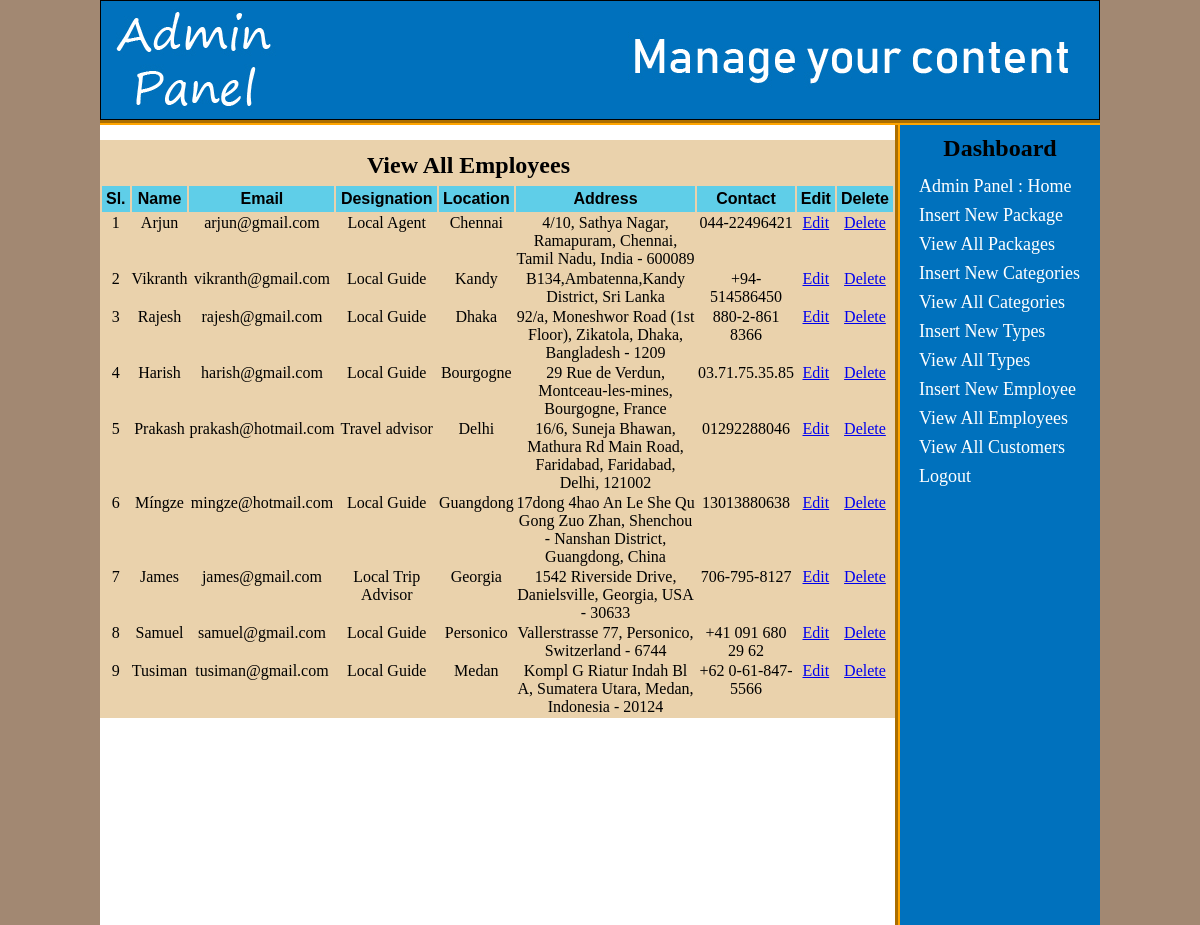
Screenshot of /admin_area/index.php?view_employees (signed in) with the database file from the repository.
### tables this page shows
CREATE TABLE `employees` (
  `emp_id` int(100) NOT NULL,
  `emp_name` varchar(100) NOT NULL,
  `emp_email` varchar(100) NOT NULL,
  `emp_designation` varchar(100) NOT NULL,
  `emp_location` varchar(100) NOT NULL,
  `emp_address` varchar(255) NOT NULL,
  `emp_contact` varchar(20) NOT NULL
);

### admin_area/view_employees.php (the view, shortened to what this page needs)
<?php
if (!isset($_SESSION['user_email'])) {
    echo "<script>window.open('login.php?not_admin=You are not an Admin!','_self')</script>";
} else {
    ?>
    <!DOCTYPE html>
    <html lang="en">
    <head>
    </head>
    <body>
        <table width="795" align="center" bgcolor="#EAD2AC">
            <tr align="center">
                <td colspan="8"><h2 style="font-family: Cambria; margin-top: 10px; margin-bottom: 5px;">View All
                                                                                                        Employees</h2>
                </td>
            </tr>
            <tr align="center" bgcolor="#5FCEE8">
                <th id="thfix">Sl.</th>
                <th id="thfix">Name</th>
                <th id="thfix">Email</th>
                <th id="thfix">Designation</th>
                <th id="thfix">Location</th>
                <th id="thfix">Address</th>
                <th id="thfix">Contact</th>
                <th id="thfix">Edit</th>
                <th id="thfix">Delete</th>
            </tr>
            <?php
            include("includes/db.php");
            $get_c = "select * from employees";
            $run_c = mysqli_query($con, $get_c);
            $i = 0;
            while ($row_c = mysqli_fetch_array($run_c)) {
                $e_id = $row_c['emp_id'];
                $e_name = $row_c['emp_name'];
                $e_email = $row_c['emp_email'];
                $e_designation = $row_c['emp_designation'];
                $e_location = $row_c['emp_location'];
                $e_address = $row_c['emp_address'];
                $e_contact = $row_c['emp_contact'];
                $i++;
                ?>
                <tr align="center">
                    <td><?php echo $i; ?></td>
                    <td><?php echo $e_name; ?></td>
                    <td><?php echo $e_email; ?></td>
                    <td><?php echo $e_designation; ?></td>
                    <td><?php echo $e_location; ?></td>
                    <td><?php echo $e_address; ?></td>
                    <td><?php echo $e_contact; ?></td>
                    <td><a href="index.php?edit_emp=<?php echo $e_id; ?>">Edit</a></td>
                    <td><a href="delete_e.php?delete_e=<?php echo $e_id; ?>">Delete</a></td>
                </tr>
                <?php
            }
            ?>
        </table>
    </body>
    </html>
    <?php
}
?>

### admin_area/styles/style.css (style rules this page uses)
html, body, div, span, applet, object, iframe, h1, h2, h3, h4, h5, h6, p, blockquote, pre, a, abbr, acronym, address, big, cite, code, del, dfn, em, img, ins, kbd, q, s, samp, small, strike, strong, sub, sup, tt, var, b, u, i, center, dl, dt, dd, ol, ul, li, fieldset, form, label, legend, table, caption, tbody, tfoot, thead, tr, th, td, article, aside, canvas, details, embed, figure, figcaption, footer, header, hgroup, menu, nav, output, ruby, section, summary, time, mark, audio, video { margin: 0; padding: 0; border: 0; vertical-align: baseline; }
body { background: #A28872; }

### admin_area/view_employees.php (style rules this page uses)
#thfix { font-family: sans-serif; padding: 4px; }

### rows the page displays
employees: emp_name "Arjun", emp_email "arjun@gmail.com", emp_designation "Local Agent", emp_location "Chennai", emp_address "4/10, Sathya Nagar, Ramapuram, Chennai, Tamil Nadu, India - 600089", emp_contact "044-22496421"
employees: emp_name "Vikranth", emp_email "vikranth@gmail.com", emp_designation "Local Guide", emp_location "Kandy", emp_address "B134,Ambatenna,Kandy District, Sri Lanka", emp_contact "+94-514586450"
employees: emp_name "Rajesh", emp_email "rajesh@gmail.com", emp_designation "Local Guide", emp_location "Dhaka", emp_address "92/a, Moneshwor Road (1st Floor), Zikatola, Dhaka, Bangladesh - 1209", emp_contact "880-2-861 8366"
employees: emp_name "Harish", emp_email "harish@gmail.com", emp_designation "Local Guide", emp_location "Bourgogne", emp_address "29 Rue de Verdun, Montceau-les-mines, Bourgogne, France", emp_contact "03.71.75.35.85"
employees: emp_name "Prakash", emp_email "prakash@hotmail.com", emp_designation "Travel advisor", emp_location "Delhi", emp_address "16/6, Suneja Bhawan, Mathura Rd Main Road, Faridabad, Faridabad, Delhi, 121002", emp_contact "01292288046"
employees: emp_name "Míngze", emp_email "mingze@hotmail.com", emp_designation "Local Guide", emp_location "Guangdong", emp_address "17dong 4hao An Le She Qu Gong Zuo Zhan, Shenchou - Nanshan District, Guangdong, China", emp_contact "13013880638"
employees: emp_name "James", emp_email "james@gmail.com", emp_designation "Local Trip Advisor", emp_location "Georgia", emp_address "1542 Riverside Drive, Danielsville, Georgia, USA - 30633", emp_contact "706-795-8127"
employees: emp_name "Samuel", emp_email "samuel@gmail.com", emp_designation "Local Guide", emp_location "Personico", emp_address "Vallerstrasse 77, Personico, Switzerland - 6744", emp_contact "+41 091 680 29 62"
employees: emp_name "Tusiman", emp_email "tusiman@gmail.com", emp_designation "Local Guide", emp_location "Medan", emp_address "Kompl G Riatur Indah Bl A, Sumatera Utara, Medan, Indonesia - 20124", emp_contact "+62 0-61-847-5566"
